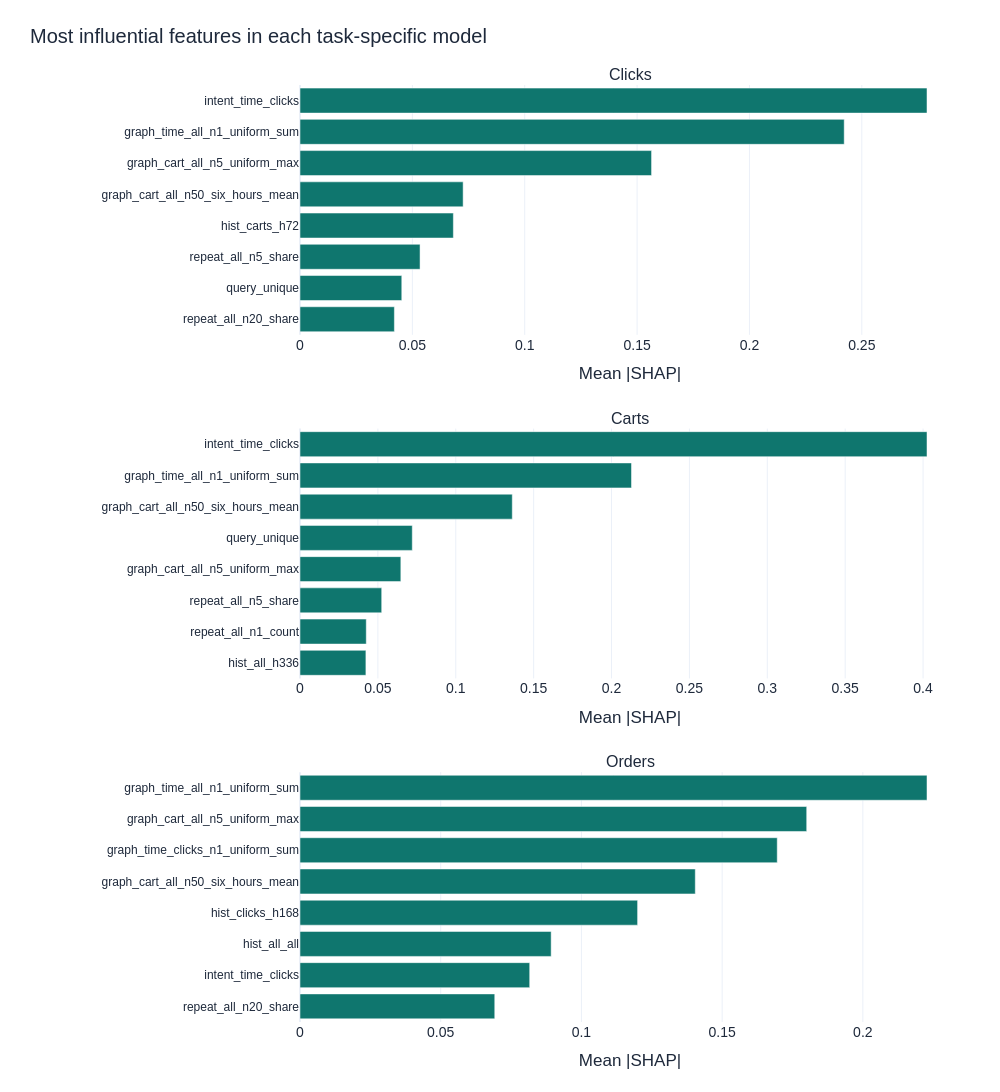

Notebook cell for this chart:
### Markdown cell above
## Explain the frozen model without reopening selection

Native LightGBM TreeSHAP explains raw ranking scores on **4,096 deterministic selection
candidate rows**. Additivity is checked against native model outputs; the largest absolute error
is below 6 × 10⁻¹⁵. These contributions are not calibrated probabilities or causal effects.
Each panel uses its own objective's score scale.

### Code cell
fig = make_subplots(rows=3, cols=1, subplot_titles=['Clicks','Carts','Orders'], vertical_spacing=.10)
for row, objective in enumerate(('clicks','carts','orders'), 1):
    top = importance[importance['objective'] == objective].nlargest(8, 'mean_absolute_shap').sort_values('mean_absolute_shap')
    fig.add_bar(x=top['mean_absolute_shap'], y=top['feature'], orientation='h', row=row, col=1,
        marker_color=COLORS['selected'], showlegend=False,
        hovertemplate='%{y}<br>Mean |SHAP|: %{x:.5f}<extra></extra>')
    fig.update_yaxes(tickfont=dict(size=12), row=row, col=1)
    fig.update_xaxes(title='Mean |SHAP|', row=row, col=1)
show(fig, 'Most influential features in each task-specific model', 1100, left=300)
display(pd.DataFrame([{'Objective': o, 'Maximum additivity error': e}
    for o,e in interpretation['shap_additivity_max_abs_error'].items()])
    .style.format({'Maximum additivity error':'{:.2e}'}).hide(axis='index'))

### Figure 1 — Plotly figure (JSON) as saved in the notebook; plotly's stock layout.template omitted (floating-point values rounded to 4 significant figures)
{"data": [{"hovertemplate": "%{y}<br>Mean |SHAP|: %{x:.5f}<extra></extra>", "marker": {"color": "#0F766E"}, "orientation": "h", "showlegend": false, "x": [0.042, 0.04529, 0.05342, 0.06825, 0.0726, 0.1564, 0.2422, 0.279], "y": ["repeat_all_n20_share", "query_unique", "repeat_all_n5_share", "hist_carts_h72", "graph_cart_all_n50_six_hours_mean", "graph_cart_all_n5_uniform_max", "graph_time_all_n1_uniform_sum", "intent_time_clicks"], "type": "bar", "xaxis": "x", "yaxis": "y"}, {"hovertemplate": "%{y}<br>Mean |SHAP|: %{x:.5f}<extra></extra>", "marker": {"color": "#0F766E"}, "orientation": "h", "showlegend": false, "x": [0.04231, 0.04254, 0.05245, 0.06474, 0.07208, 0.1363, 0.2128, 0.4025], "y": ["hist_all_h336", "repeat_all_n1_count", "repeat_all_n5_share", "graph_cart_all_n5_uniform_max", "query_unique", "graph_cart_all_n50_six_hours_mean", "graph_time_all_n1_uniform_sum", "intent_time_clicks"], "type": "bar", "xaxis": "x2", "yaxis": "y2"}, {"hovertemplate": "%{y}<br>Mean |SHAP|: %{x:.5f}<extra></extra>", "marker": {"color": "#0F766E"}, "orientation": "h", "showlegend": false, "x": [0.06921, 0.08162, 0.08925, 0.12, 0.1405, 0.1696, 0.1801, 0.2228], "y": ["repeat_all_n20_share", "intent_time_clicks", "hist_all_all", "hist_clicks_h168", "graph_cart_all_n50_six_hours_mean", "graph_time_clicks_n1_uniform_sum", "graph_cart_all_n5_uniform_max", "graph_time_all_n1_uniform_sum"], "type": "bar", "xaxis": "x3", "yaxis": "y3"}], "layout": {"xaxis": {"anchor": "y", "domain": [0.0, 1.0], "title": {"text": "Mean |SHAP|"}}, "yaxis": {"anchor": "x", "domain": [0.7333, 1.0], "tickfont": {"size": 12}}, "xaxis2": {"anchor": "y2", "domain": [0.0, 1.0], "title": {"text": "Mean |SHAP|"}}, "yaxis2": {"anchor": "x2", "domain": [0.3667, 0.6333], "tickfont": {"size": 12}}, "xaxis3": {"anchor": "y3", "domain": [0.0, 1.0], "title": {"text": "Mean |SHAP|"}}, "yaxis3": {"anchor": "x3", "domain": [0.0, 0.2667], "tickfont": {"size": 12}}, "annotations": [{"font": {"size": 16}, "showarrow": false, "text": "Clicks", "x": 0.5, "xanchor": "center", "xref": "paper", "y": 1.0, "yanchor": "bottom", "yref": "paper"}, {"font": {"size": 16}, "showarrow": false, "text": "Carts", "x": 0.5, "xanchor": "center", "xref": "paper", "y": 0.6333, "yanchor": "bottom", "yref": "paper"}, {"font": {"size": 16}, "showarrow": false, "text": "Orders", "x": 0.5, "xanchor": "center", "xref": "paper", "y": 0.2667, "yanchor": "bottom", "yref": "paper"}], "title": {"text": "Most influential features in each task-specific model", "x": 0.03}, "font": {"family": "Arial", "size": 14, "color": "#1E293B"}, "margin": {"l": 300, "r": 40, "t": 85, "b": 70}, "legend": {"orientation": "h", "y": 1.12, "x": 0}, "hoverlabel": {"font": {"size": 14}}, "width": 1000, "height": 1100, "paper_bgcolor": "white", "plot_bgcolor": "white"}}
